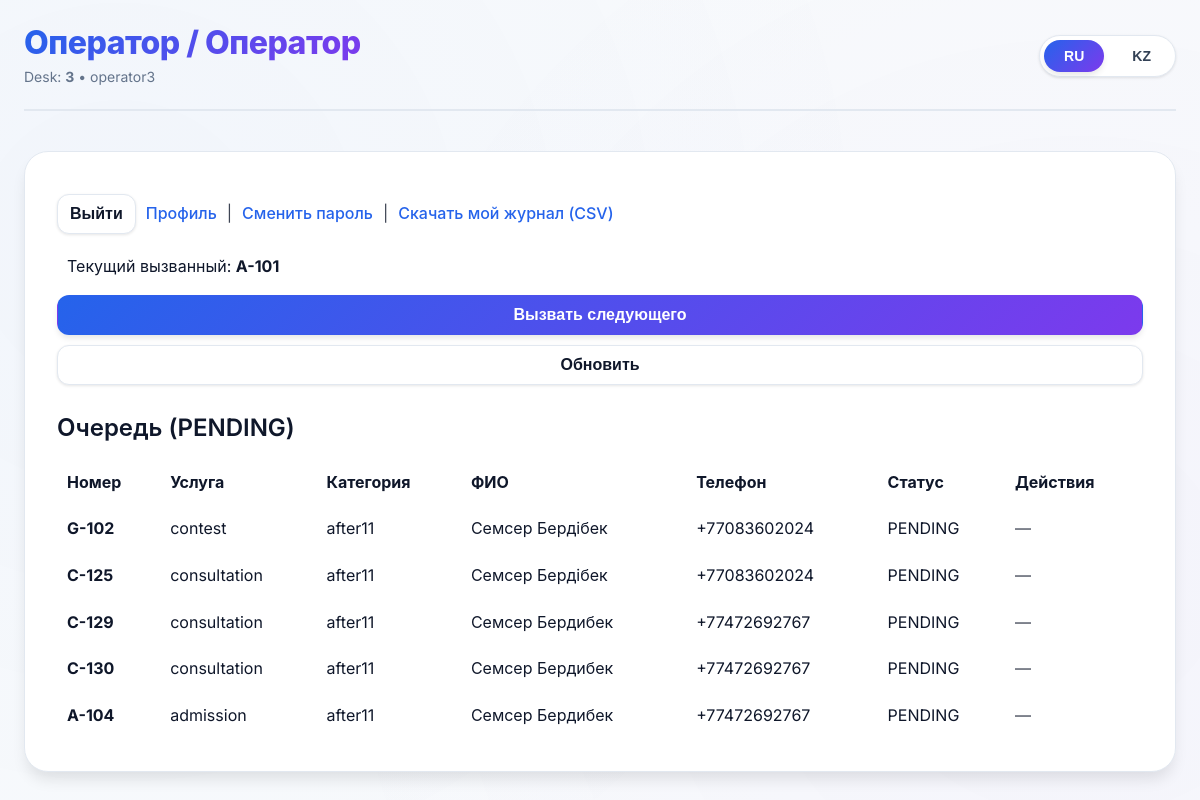
The page /operator/ (signed in) on the database its author committed.
### tickets/models.py (models this page shows, shortened)
class Ticket(models.Model):
    SERVICE_CHOICES = [
        ("consultation", "Consultation"),
        ("admission", "Admission"),
        ("contest", "Grant Contest"),
        ("online", "Online Admission"),
    ]
    STATUS_CHOICES = [
        ("PENDING", "Pending"),
        ("ACCEPTED", "Accepted"),
        ("DONE", "Done"),
        ("CANCELLED", "Cancelled"),
    ]
    number = models.CharField(max_length=20, unique=True, blank=True)  # ✅ blank=True
    service = models.CharField(max_length=20, choices=SERVICE_CHOICES)
    category = models.CharField(max_length=50, blank=True, default="")
    pay_type = models.CharField(max_length=20, blank=True, default="")
    profile = models.CharField(max_length=50, blank=True, default="")
    track = models.CharField(max_length=20, blank=True, default="")
    desk = models.IntegerField(null=True, blank=True)
    fio = models.CharField(max_length=200)
    phone = models.CharField(max_length=30)
    social_category = models.CharField(max_length=50, blank=True, default="")
    is_online = models.BooleanField(default=False)
    meeting_type = models.CharField(max_length=20, blank=True, default="")
    whatsapp = models.CharField(max_length=30, blank=True, default="")
    status = models.CharField(max_length=20, choices=STATUS_CHOICES, default="PENDING")
    created_at = models.DateTimeField(auto_now_add=True)

### operators/views.py (the view)
# urls.py: path("", views.operator_dashboard, name="operator_dashboard"),
@login_required
def operator_dashboard(request):
    profile = _get_profile(request)
    if not profile:
        return render(request, "operator/no_profile.html")
    lang = get_lang(request)
    flags = _flags_for_operator()
    current = Ticket.objects.filter(
        desk=profile.desk,
        status="ACCEPTED"
    ).order_by("created_at").first()
    tickets = Ticket.objects.filter(
        desk=profile.desk,
        status="PENDING"
    ).order_by("created_at")
    for t in tickets:
        t.service_label = t_service(t.service, lang)
        t.category_label = t_category(t.category, lang)
        t.status_label = t_status(t.status, lang)
    if current:
        current.service_label = t_service(current.service, lang)
        current.category_label = t_category(current.category, lang)
        current.status_label = t_status(current.status, lang)
    log_action(request, profile, "VIEW", meta={"lang": lang})
    return render(request, "operator/dashboard.html", {
        "operator": request.user,
        "desk": profile.desk,
        "tickets": tickets,
        "current": current,
        "lang": lang,
        "flags": flags,   # ✅ важно для шаблона
    })

### config/utils.py (called while the page is built)
def is_enabled(key: str, default: bool = True) -> bool:
    try:
        obj = FeatureFlag.objects.get(key=key)
        return bool(obj.enabled)
    except FeatureFlag.DoesNotExist:
        return bool(default)

### operators/views.py (called while the page is built)
def get_lang(request):
    lang = request.GET.get("lang")
    if lang in ("ru", "kz"):
        request.session["op_lang"] = lang
    return request.session.get("op_lang", "ru")

def t_service(service, lang):
    return SERVICE_LABELS.get(lang, {}).get(service, service or "")

def t_category(cat, lang):
    return CATEGORY_LABELS.get(lang, {}).get(cat, cat or "")

def t_status(st, lang):
    return STATUS_LABELS.get(lang, {}).get(st, st or "")

def log_action(request, profile: OperatorProfile, action: str, ticket: Ticket = None, meta: dict = None):
    OperatorLog.objects.create(
        operator=request.user,
        desk=profile.desk,
        action=action,
        ticket_number=(ticket.number if ticket else None),
        meta=(meta or {}),
    )

def _get_profile(request):
    try:
        return request.user.operator_profile
    except OperatorProfile.DoesNotExist:
        return None

def _flags_for_operator():
    return {
        "call_next": is_enabled("operator.call_next", True),
        "set_status": is_enabled("operator.set_status", True),
        "download_logs": is_enabled("operator.download_logs", True),
        "profile_edit": is_enabled("operator.profile_edit", True),
        "password_change": is_enabled("operator.password_change", True),
        "autorefresh": is_enabled("operator.autorefresh", True),
    }

### templates/operator/dashboard.html (shortened to what this page needs)
{% load static %}
<!DOCTYPE html>
<html lang="ru">
<head>
  <link rel="stylesheet" href="{% static 'assets/css/app.css' %}">
</head>
<body>
<div class="container">
  <div class="header">
    <div class="brand">
      <div class="title">Оператор / Оператор</div>
      <div class="sub">Desk: <b id="deskText">{{ desk }}</b> • {{ operator.username }}</div>
    </div>
    <div class="lang">
      <button id="btnRu" class="active" onclick="setLang('ru')">RU</button>
      <button id="btnKz" onclick="setLang('kz')">KZ</button>
    </div>
  </div>
  <div class="card">
    <div class="row" style="margin-top:10px">
      <form method="post" action="{% url 'operator_logout' %}" style="display:inline;">
        <button class="btn secondary btnSmall" type="submit" id="btnLogout">Выйти</button>
      </form>
      {% if flags.profile_edit %}
        <a class="link" href="{% url 'operator_profile' %}" id="lnkProfile">Профиль</a>
      {% endif %}
      {% if flags.password_change %}
        <span class="muted">|</span>
        <a class="link" href="{% url 'operator_password_change' %}" id="lnkPassword">Сменить пароль</a>
      {% endif %}
      {% if flags.download_logs %}
        <span class="muted">|</span>
        <a class="link" href="{% url 'operator_logs_csv' %}" id="lnkMyLog">Скачать мой журнал (CSV)</a>
      {% endif %}
    </div>
    <div class="row" style="margin-top:14px">
      <div class="pill">
        <span id="lblCurrent">Текущий вызванный</span>:
        <b id="currentBox">{% if current %}{{ current.number }}{% else %}—{% endif %}</b>
      </div>
      {% if flags.call_next %}
        <button class="btn btnSmall" id="btnCallNext" onclick="callNext()">Вызвать следующего</button>
      {% else %}
        <span class="small muted" id="callNextOff">Вызов следующего отключён</span>
      {% endif %}
      <button class="btn secondary btnSmall" onclick="refreshQueue(true)" id="btnRefresh">Обновить</button>
    </div>
    <h3 style="margin:14px 0 0" id="lblQueue">Очередь (PENDING)</h3>
    <table>
      <thead>
        <tr>
          <th id="thNum">Номер</th>
          <th id="thSvc">Услуга</th>
          <th id="thCat">Категория</th>
          <th id="thFio">ФИО</th>
          <th id="thPhone">Телефон</th>
          <th id="thStatus">Статус</th>
          <th id="thActions">Действия</th>
        </tr>
      </thead>
      <tbody id="queueRows">
        {% for t in tickets %}
          <tr>
            <td><b>{{ t.number }}</b></td>
            <td>{{ t.service }}</td>
            <td>{{ t.category }}</td>
            <td>{{ t.fio }}</td>
            <td>{{ t.phone }}</td>
            <td>{{ t.status }}</td>
            <td class="muted">—</td>
          </tr>
        {% empty %}
          <tr><td colspan="7" id="emptyRow">Нет талонов</td></tr>
        {% endfor %}
      </tbody>
    </table>
  </div>
</div>
</body>
</html>

### static/assets/css/app.css (style rules this page uses)
:root { --primary: #2563eb; --primary-light: #3b82f6; --primary-dark: #1d4ed8; --secondary: #7c3aed; --secondary-light: #8b5cf6; --accent: #06b6d4; --gradient-primary: linear-gradient(135deg, #2563eb, #7c3aed); --gradient-blue: linear-gradient(135deg, #3b82f6, #2563eb); --gradient-purple: linear-gradient(135deg, #8b5cf6, #7c3aed); --text-primary: #0f172a; --text-secondary: #334155; --text-muted: #64748b; --text-light: #94a3b8; --text-white: #ffffff; --bg-body: #f8fafc; --bg-card: #ffffff; --bg-secondary: #f1f5f9; --bg-accent: #dbeafe; --border: #e2e8f0; --border-light: #f1f5f9; --border-accent: #bfdbfe; --shadow-sm: 0 1px 3px rgba(0,0,0,0.1); --shadow-md: 0 4px 6px -1px rgba(0,0,0,0.1); --shadow-lg: 0 10px 15px -3px rgba(0,0,0,0.1); --shadow-xl: 0 20px 25px -5px rgba(0,0,0,0.1); --shadow-2xl: 0 25px 50px -12px rgba(0,0,0,0.25); --radius-sm: 8px; --radius-md: 12px; --radius-lg: 16px; --radius-xl: 24px; --radius-full: 9999px; --transition: all 0.3s cubic-bezier(0.4, 0, 0.2, 1); --transition-slow: all 0.5s cubic-bezier(0.4, 0, 0.2, 1); }
* { margin: 0; padding: 0; box-sizing: border-box; }
html { font-family: 'Inter', 'Roboto', 'Noto Sans', -apple-system, sans-serif; scroll-behavior: smooth; }
body { background: var(--bg-body); color: var(--text-primary); line-height: 1.6; min-height: 100vh; position: relative; overflow-x: hidden; }
body::before { content: ''; position: fixed; top: -50%; left: -50%; width: 200%; height: 200%; background: radial-gradient(circle at 30% 40%, rgba(37, 99, 235, 0.03) 0%, transparent 40%), radial-gradient(circle at 70% 60%, rgba(124, 58, 237, 0.03) 0%, transparent 40%); z-index: -1; animation: bgMove 30s ease infinite; }
.container { max-width: 1200px; margin: 0 auto; padding: 24px; position: relative; z-index: 1; }
.header { display: flex; justify-content: space-between; align-items: center; margin-bottom: 40px; padding-bottom: 20px; border-bottom: 2px solid var(--border); animation: fadeInDown 0.6s ease; flex-wrap: wrap; gap: 20px; }
.brand { display: flex; flex-direction: column; gap: 4px; }
.brand .title { font-size: 32px; font-weight: 800; background: var(--gradient-primary); -webkit-background-clip: text; -webkit-text-fill-color: transparent; background-clip: text; letter-spacing: -0.5px; line-height: 1.2; }
.brand .sub { font-size: 14px; color: var(--text-muted); font-weight: 400; }
.lang { display: flex; gap: 8px; background: white; padding: 4px; border-radius: var(--radius-full); border: 1px solid var(--border); box-shadow: var(--shadow-sm); }
.lang button { background: transparent; border: none; color: var(--text-secondary); font-weight: 600; font-size: 14px; padding: 8px 20px; border-radius: var(--radius-full); cursor: pointer; transition: var(--transition); }
.lang button.active { background: var(--gradient-primary); color: white; box-shadow: var(--shadow-md); }
.card { background: var(--bg-card); border-radius: var(--radius-xl); box-shadow: var(--shadow-lg); padding: 32px; margin-bottom: 24px; transition: var(--transition); animation: scaleIn 0.5s ease; border: 1px solid var(--border); position: relative; overflow: hidden; }
.card::before { content: ''; position: absolute; top: 0; left: 0; right: 0; height: 4px; background: var(--gradient-primary); opacity: 0; transition: var(--transition); }
h3, .h3 { font-size: 24px; font-weight: 600; margin-bottom: 12px; color: var(--text-primary); }
.btn { background: var(--gradient-primary); border: none; border-radius: var(--radius-md); padding: 14px 24px; font-size: 16px; font-weight: 600; color: white; cursor: pointer; transition: var(--transition); box-shadow: var(--shadow-md); display: inline-flex; align-items: center; justify-content: center; gap: 8px; width: 100%; text-align: center; border: 1px solid transparent; position: relative; overflow: hidden; }
.btn::after { content: ''; position: absolute; top: 50%; left: 50%; width: 0; height: 0; border-radius: 50%; background: rgba(255, 255, 255, 0.3); transform: translate(-50%, -50%); transition: width 0.6s, height 0.6s; }
.btn.secondary { background: white; color: var(--text-primary); border: 1px solid var(--border); box-shadow: var(--shadow-sm); }
.link { color: var(--primary); text-decoration: none; font-weight: 500; transition: var(--transition); position: relative; }
.link::after { content: ''; position: absolute; bottom: -2px; left: 0; width: 0; height: 2px; background: var(--gradient-primary); transition: width 0.3s ease; }

### rows shown on the page
Ticket: number "A-101"
Ticket: number "G-102", service "contest", category "after11", fio "Семсер Бердібек", phone "+77083602024", status "PENDING"
Ticket: number "C-125", service "consultation", category "after11", fio "Семсер Бердібек", phone "+77083602024", status "PENDING"
Ticket: number "C-129", service "consultation", category "after11", fio "Семсер Бердибек", phone "+77472692767", status "PENDING"
Ticket: number "C-130", service "consultation", category "after11", fio "Семсер Бердибек", phone "+77472692767", status "PENDING"
Ticket: number "A-104", service "admission", category "after11", fio "Семсер Бердибек", phone "+77472692767", status "PENDING"

### other values the page prints
{{ desk }} "3"
{{ operator.username }} "operator3"
